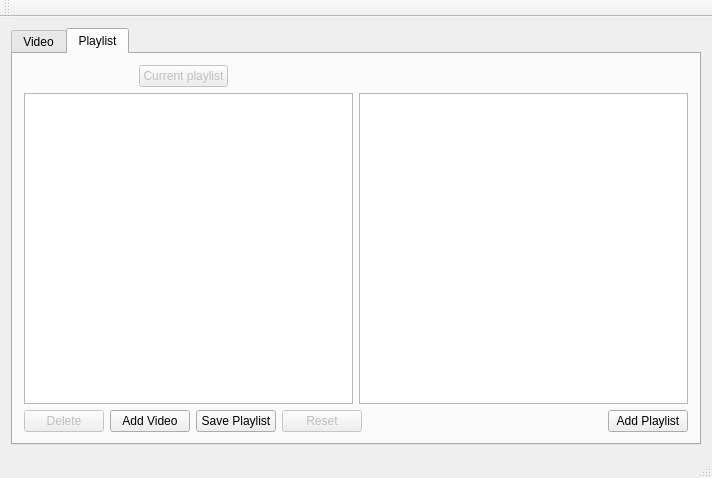
<?xml version="1.0" encoding="UTF-8"?>
<ui version="4.0">
 <class>PlayerView</class>
 <widget class="QMainWindow" name="PlayerView">
  <property name="geometry">
   <rect>
    <x>0</x>
    <y>0</y>
    <width>712</width>
    <height>478</height>
   </rect>
  </property>
  <property name="windowTitle">
   <string>PlayerView</string>
  </property>
  <widget class="QWidget" name="centralWidget">
   <layout class="QVBoxLayout" name="verticalLayout_2">
    <item>
     <widget class="QTabWidget" name="tabWidget">
      <property name="currentIndex">
       <number>1</number>
      </property>
      <widget class="QWidget" name="Video">
       <property name="palette">
        <palette>
         <active>
          <colorrole role="WindowText">
           <brush brushstyle="SolidPattern">
            <color alpha="255">
             <red>0</red>
             <green>0</green>
             <blue>0</blue>
            </color>
           </brush>
          </colorrole>
          <colorrole role="Button">
           <brush brushstyle="SolidPattern">
            <color alpha="255">
             <red>255</red>
             <green>255</green>
             <blue>255</blue>
            </color>
           </brush>
          </colorrole>
          <colorrole role="Light">
           <brush brushstyle="SolidPattern">
            <color alpha="255">
             <red>255</red>
             <green>255</green>
             <blue>255</blue>
            </color>
           </brush>
          </colorrole>
          <colorrole role="Midlight">
           <brush brushstyle="SolidPattern">
            <color alpha="255">
             <red>255</red>
             <green>255</green>
             <blue>255</blue>
            </color>
           </brush>
          </colorrole>
          <colorrole role="Dark">
           <brush brushstyle="SolidPattern">
            <color alpha="255">
             <red>127</red>
             <green>127</green>
             <blue>127</blue>
            </color>
           </brush>
          </colorrole>
          <colorrole role="Mid">
           <brush brushstyle="SolidPattern">
            <color alpha="255">
             <red>170</red>
             <green>170</green>
             <blue>170</blue>
            </color>
           </brush>
          </colorrole>
          <colorrole role="Text">
           <brush brushstyle="SolidPattern">
            <color alpha="255">
             <red>0</red>
             <green>0</green>
             <blue>0</blue>
            </color>
           </brush>
          </colorrole>
          <colorrole role="BrightText">
           <brush brushstyle="SolidPattern">
            <color alpha="255">
             <red>255</red>
             <green>255</green>
             <blue>255</blue>
            </color>
           </brush>
          </colorrole>
          <colorrole role="ButtonText">
           <brush brushstyle="SolidPattern">
            <color alpha="255">
             <red>0</red>
             <green>0</green>
             <blue>0</blue>
            </color>
           </brush>
          </colorrole>
          <colorrole role="Base">
           <brush brushstyle="SolidPattern">
            <color alpha="255">
             <red>255</red>
             <green>255</green>
             <blue>255</blue>
            </color>
           </brush>
          </colorrole>
          <colorrole role="Window">
           <brush brushstyle="SolidPattern">
            <color alpha="255">
             <red>255</red>
             <green>255</green>
             <blue>255</blue>
            </color>
           </brush>
          </colorrole>
          <colorrole role="Shadow">
           <brush brushstyle="SolidPattern">
            <color alpha="255">
             <red>0</red>
             <green>0</green>
             <blue>0</blue>
            </color>
           </brush>
          </colorrole>
          <colorrole role="AlternateBase">
           <brush brushstyle="SolidPattern">
            <color alpha="255">
             <red>255</red>
             <green>255</green>
             <blue>255</blue>
            </color>
           </brush>
          </colorrole>
          <colorrole role="ToolTipBase">
           <brush brushstyle="SolidPattern">
            <color alpha="255">
             <red>255</red>
             <green>255</green>
             <blue>220</blue>
            </color>
           </brush>
          </colorrole>
          <colorrole role="ToolTipText">
           <brush brushstyle="SolidPattern">
            <color alpha="255">
             <red>0</red>
             <green>0</green>
             <blue>0</blue>
            </color>
           </brush>
          </colorrole>
         </active>
         <inactive>
          <colorrole role="WindowText">
           <brush brushstyle="SolidPattern">
            <color alpha="255">
             <red>0</red>
             <green>0</green>
             <blue>0</blue>
            </color>
           </brush>
          </colorrole>
          <colorrole role="Button">
           <brush brushstyle="SolidPattern">
            <color alpha="255">
             <red>255</red>
             <green>255</green>
             <blue>255</blue>
            </color>
           </brush>
          </colorrole>
          <colorrole role="Light">
           <brush brushstyle="SolidPattern">
            <color alpha="255">
             <red>255</red>
             <green>255</green>
             <blue>255</blue>
            </color>
           </brush>
          </colorrole>
          <colorrole role="Midlight">
           <brush brushstyle="SolidPattern">
            <color alpha="255">
             <red>255</red>
             <green>255</green>
             <blue>255</blue>
            </color>
           </brush>
          </colorrole>
          <colorrole role="Dark">
           <brush brushstyle="SolidPattern">
            <color alpha="255">
             <red>127</red>
             <green>127</green>
             <blue>127</blue>
            </color>
           </brush>
          </colorrole>
          <colorrole role="Mid">
           <brush brushstyle="SolidPattern">
            <color alpha="255">
             <red>170</red>
             <green>170</green>
             <blue>170</blue>
            </color>
           </brush>
          </colorrole>
          <colorrole role="Text">
           <brush brushstyle="SolidPattern">
            <color alpha="255">
             <red>0</red>
             <green>0</green>
             <blue>0</blue>
            </color>
           </brush>
          </colorrole>
          <colorrole role="BrightText">
           <brush brushstyle="SolidPattern">
            <color alpha="255">
             <red>255</red>
             <green>255</green>
             <blue>255</blue>
            </color>
           </brush>
          </colorrole>
          <colorrole role="ButtonText">
           <brush brushstyle="SolidPattern">
            <color alpha="255">
             <red>0</red>
             <green>0</green>
             <blue>0</blue>
            </color>
           </brush>
          </colorrole>
          <colorrole role="Base">
           <brush brushstyle="SolidPattern">
            <color alpha="255">
             <red>255</red>
             <green>255</green>
             <blue>255</blue>
            </color>
           </brush>
          </colorrole>
          <colorrole role="Window">
           <brush brushstyle="SolidPattern">
            <color alpha="255">
             <red>255</red>
             <green>255</green>
             <blue>255</blue>
            </color>
           </brush>
          </colorrole>
          <colorrole role="Shadow">
           <brush brushstyle="SolidPattern">
            <color alpha="255">
             <red>0</red>
             <green>0</green>
             <blue>0</blue>
            </color>
           </brush>
          </colorrole>
          <colorrole role="AlternateBase">
           <brush brushstyle="SolidPattern">
            <color alpha="255">
             <red>255</red>
             <green>255</green>
             <blue>255</blue>
            </color>
           </brush>
          </colorrole>
          <colorrole role="ToolTipBase">
           <brush brushstyle="SolidPattern">
            <color alpha="255">
             <red>255</red>
             <green>255</green>
             <blue>220</blue>
            </color>
           </brush>
          </colorrole>
          <colorrole role="ToolTipText">
           <brush brushstyle="SolidPattern">
            <color alpha="255">
             <red>0</red>
             <green>0</green>
             <blue>0</blue>
            </color>
           </brush>
          </colorrole>
         </inactive>
         <disabled>
          <colorrole role="WindowText">
           <brush brushstyle="SolidPattern">
            <color alpha="255">
             <red>127</red>
             <green>127</green>
             <blue>127</blue>
            </color>
           </brush>
          </colorrole>
          <colorrole role="Button">
           <brush brushstyle="SolidPattern">
            <color alpha="255">
             <red>255</red>
             <green>255</green>
             <blue>255</blue>
            </color>
           </brush>
          </colorrole>
          <colorrole role="Light">
           <brush brushstyle="SolidPattern">
            <color alpha="255">
             <red>255</red>
             <green>255</green>
             <blue>255</blue>
            </color>
           </brush>
          </colorrole>
          <colorrole role="Midlight">
           <brush brushstyle="SolidPattern">
            <color alpha="255">
             <red>255</red>
             <green>255</green>
             <blue>255</blue>
            </color>
           </brush>
          </colorrole>
          <colorrole role="Dark">
           <brush brushstyle="SolidPattern">
            <color alpha="255">
             <red>127</red>
             <green>127</green>
             <blue>127</blue>
            </color>
           </brush>
          </colorrole>
          <colorrole role="Mid">
           <brush brushstyle="SolidPattern">
            <color alpha="255">
             <red>170</red>
             <green>170</green>
             <blue>170</blue>
            </color>
           </brush>
          </colorrole>
          <colorrole role="Text">
           <brush brushstyle="SolidPattern">
            <color alpha="255">
             <red>127</red>
             <green>127</green>
             <blue>127</blue>
            </color>
           </brush>
          </colorrole>
          <colorrole role="BrightText">
           <brush brushstyle="SolidPattern">
            <color alpha="255">
             <red>255</red>
             <green>255</green>
             <blue>255</blue>
            </color>
           </brush>
          </colorrole>
          <colorrole role="ButtonText">
           <brush brushstyle="SolidPattern">
            <color alpha="255">
             <red>127</red>
             <green>127</green>
             <blue>127</blue>
            </color>
           </brush>
          </colorrole>
          <colorrole role="Base">
           <brush brushstyle="SolidPattern">
            <color alpha="255">
             <red>255</red>
             <green>255</green>
             <blue>255</blue>
            </color>
           </brush>
          </colorrole>
          <colorrole role="Window">
           <brush brushstyle="SolidPattern">
            <color alpha="255">
             <red>255</red>
             <green>255</green>
             <blue>255</blue>
            </color>
           </brush>
          </colorrole>
          <colorrole role="Shadow">
           <brush brushstyle="SolidPattern">
            <color alpha="255">
             <red>0</red>
             <green>0</green>
             <blue>0</blue>
            </color>
           </brush>
          </colorrole>
          <colorrole role="AlternateBase">
           <brush brushstyle="SolidPattern">
            <color alpha="255">
             <red>255</red>
             <green>255</green>
             <blue>255</blue>
            </color>
           </brush>
          </colorrole>
          <colorrole role="ToolTipBase">
           <brush brushstyle="SolidPattern">
            <color alpha="255">
             <red>255</red>
             <green>255</green>
             <blue>220</blue>
            </color>
           </brush>
          </colorrole>
          <colorrole role="ToolTipText">
           <brush brushstyle="SolidPattern">
            <color alpha="255">
             <red>0</red>
             <green>0</green>
             <blue>0</blue>
            </color>
           </brush>
          </colorrole>
         </disabled>
        </palette>
       </property>
       <attribute name="title">
        <string>Video</string>
       </attribute>
       <layout class="QVBoxLayout" name="verticalLayout_6">
        <item>
         <layout class="QGridLayout" name="gridLayout">
          <property name="topMargin">
           <number>0</number>
          </property>
          <item row="0" column="0">
           <widget class="QLabel" name="NowLabel">
            <property name="text">
             <string>Now:</string>
            </property>
           </widget>
          </item>
          <item row="0" column="1">
           <widget class="QLineEdit" name="NowLine">
            <property name="readOnly">
             <bool>true</bool>
            </property>
           </widget>
          </item>
          <item row="0" column="3">
           <spacer name="horizontalSpacer">
            <property name="orientation">
             <enum>Qt::Horizontal</enum>
            </property>
            <property name="sizeHint" stdset="0">
             <size>
              <width>40</width>
              <height>20</height>
             </size>
            </property>
           </spacer>
          </item>
          <item row="0" column="2">
           <widget class="QPushButton" name="OpenVideo">
            <property name="text">
             <string>Open Video</string>
            </property>
           </widget>
          </item>
         </layout>
        </item>
        <item>
         <layout class="QVBoxLayout" name="verticalLayout_4">
          <item>
           <layout class="QHBoxLayout" name="horizontalLayout_4">
            <item>
             <widget class="QWidget" name="Frame" native="true">
              <property name="sizePolicy">
               <sizepolicy hsizetype="Expanding" vsizetype="Expanding">
                <horstretch>0</horstretch>
                <verstretch>0</verstretch>
               </sizepolicy>
              </property>
             </widget>
            </item>
           </layout>
          </item>
          <item>
           <layout class="QHBoxLayout" name="horizontalLayout_3">
            <item>
             <widget class="QLabel" name="PositionLabel">
              <property name="text">
               <string>00:00:00</string>
              </property>
             </widget>
            </item>
            <item>
             <widget class="QSlider" name="DurationSlider">
              <property name="orientation">
               <enum>Qt::Horizontal</enum>
              </property>
             </widget>
            </item>
            <item>
             <widget class="QLabel" name="DurationLabel">
              <property name="sizePolicy">
               <sizepolicy hsizetype="Preferred" vsizetype="Preferred">
                <horstretch>0</horstretch>
                <verstretch>0</verstretch>
               </sizepolicy>
              </property>
              <property name="text">
               <string>00:00:00</string>
              </property>
             </widget>
            </item>
           </layout>
          </item>
          <item>
           <layout class="QHBoxLayout" name="horizontalLayout_2">
            <property name="topMargin">
             <number>0</number>
            </property>
            <item>
             <spacer name="horizontalSpacer_2">
              <property name="orientation">
               <enum>Qt::Horizontal</enum>
              </property>
              <property name="sizeHint" stdset="0">
               <size>
                <width>40</width>
                <height>20</height>
               </size>
              </property>
             </spacer>
            </item>
            <item>
             <widget class="QLabel" name="VolumeLabel">
              <property name="text">
               <string>Volume</string>
              </property>
             </widget>
            </item>
            <item>
             <widget class="QPushButton" name="Mute">
              <property name="text">
               <string/>
              </property>
              <property name="checkable">
               <bool>true</bool>
              </property>
             </widget>
            </item>
            <item>
             <widget class="QSlider" name="Volume">
              <property name="orientation">
               <enum>Qt::Horizontal</enum>
              </property>
             </widget>
            </item>
            <item>
             <widget class="QLabel" name="VolumeValue">
              <property name="sizePolicy">
               <sizepolicy hsizetype="Expanding" vsizetype="Fixed">
                <horstretch>0</horstretch>
                <verstretch>0</verstretch>
               </sizepolicy>
              </property>
              <property name="minimumSize">
               <size>
                <width>0</width>
                <height>0</height>
               </size>
              </property>
              <property name="text">
               <string>50%</string>
              </property>
             </widget>
            </item>
            <item>
             <widget class="QPushButton" name="PrevButton">
              <property name="text">
               <string/>
              </property>
             </widget>
            </item>
            <item>
             <widget class="QPushButton" name="NextButton">
              <property name="text">
               <string/>
              </property>
             </widget>
            </item>
            <item>
             <widget class="QPushButton" name="Stop">
              <property name="text">
               <string>Stop</string>
              </property>
             </widget>
            </item>
            <item>
             <widget class="QPushButton" name="Play">
              <property name="text">
               <string>Play</string>
              </property>
             </widget>
            </item>
            <item>
             <widget class="QPushButton" name="Pause">
              <property name="text">
               <string>Pause</string>
              </property>
             </widget>
            </item>
           </layout>
          </item>
         </layout>
        </item>
       </layout>
      </widget>
      <widget class="QWidget" name="Playlist">
       <attribute name="title">
        <string>Playlist</string>
       </attribute>
       <layout class="QVBoxLayout" name="verticalLayout">
        <item>
         <layout class="QHBoxLayout" name="horizontalLayout_7">
          <property name="topMargin">
           <number>0</number>
          </property>
          <item>
           <spacer name="horizontalSpacer_5">
            <property name="orientation">
             <enum>Qt::Horizontal</enum>
            </property>
            <property name="sizeType">
             <enum>QSizePolicy::Expanding</enum>
            </property>
            <property name="sizeHint" stdset="0">
             <size>
              <width>20</width>
              <height>10</height>
             </size>
            </property>
           </spacer>
          </item>
          <item>
           <widget class="QPushButton" name="GotocurrentplButton">
            <property name="enabled">
             <bool>false</bool>
            </property>
            <property name="sizePolicy">
             <sizepolicy hsizetype="Preferred" vsizetype="Fixed">
              <horstretch>0</horstretch>
              <verstretch>0</verstretch>
             </sizepolicy>
            </property>
            <property name="text">
             <string>Current playlist</string>
            </property>
           </widget>
          </item>
          <item>
           <spacer name="horizontalSpacer_4">
            <property name="orientation">
             <enum>Qt::Horizontal</enum>
            </property>
            <property name="sizeType">
             <enum>QSizePolicy::Preferred</enum>
            </property>
            <property name="sizeHint" stdset="0">
             <size>
              <width>460</width>
              <height>10</height>
             </size>
            </property>
           </spacer>
          </item>
         </layout>
        </item>
        <item>
         <layout class="QHBoxLayout" name="horizontalLayout">
          <property name="rightMargin">
           <number>0</number>
          </property>
          <item>
           <widget class="QListWidget" name="PlaylistWidget">
            <property name="sizePolicy">
             <sizepolicy hsizetype="Preferred" vsizetype="Expanding">
              <horstretch>0</horstretch>
              <verstretch>0</verstretch>
             </sizepolicy>
            </property>
           </widget>
          </item>
          <item>
           <widget class="QListWidget" name="PlaylistContainer">
            <property name="sizePolicy">
             <sizepolicy hsizetype="Preferred" vsizetype="Expanding">
              <horstretch>0</horstretch>
              <verstretch>0</verstretch>
             </sizepolicy>
            </property>
           </widget>
          </item>
         </layout>
        </item>
        <item>
         <layout class="QHBoxLayout" name="horizontalLayout_8">
          <item>
           <widget class="QPushButton" name="Delete">
            <property name="enabled">
             <bool>false</bool>
            </property>
            <property name="text">
             <string>Delete</string>
            </property>
           </widget>
          </item>
          <item>
           <widget class="QPushButton" name="AddVideo">
            <property name="text">
             <string>Add Video</string>
            </property>
           </widget>
          </item>
          <item>
           <widget class="QPushButton" name="SavePlaylistButton">
            <property name="text">
             <string>Save Playlist</string>
            </property>
           </widget>
          </item>
          <item>
           <widget class="QPushButton" name="Reset">
            <property name="enabled">
             <bool>false</bool>
            </property>
            <property name="text">
             <string>Reset</string>
            </property>
           </widget>
          </item>
          <item>
           <spacer name="horizontalSpacer_3">
            <property name="orientation">
             <enum>Qt::Horizontal</enum>
            </property>
            <property name="sizeType">
             <enum>QSizePolicy::Preferred</enum>
            </property>
            <property name="sizeHint" stdset="0">
             <size>
              <width>250</width>
              <height>20</height>
             </size>
            </property>
           </spacer>
          </item>
          <item>
           <widget class="QPushButton" name="AddPlaylistButton">
            <property name="text">
             <string>Add Playlist</string>
            </property>
           </widget>
          </item>
         </layout>
        </item>
       </layout>
      </widget>
     </widget>
    </item>
   </layout>
  </widget>
  <widget class="QMenuBar" name="menuBar">
   <property name="geometry">
    <rect>
     <x>0</x>
     <y>0</y>
     <width>712</width>
     <height>21</height>
    </rect>
   </property>
  </widget>
  <widget class="QToolBar" name="mainToolBar">
   <attribute name="toolBarArea">
    <enum>TopToolBarArea</enum>
   </attribute>
   <attribute name="toolBarBreak">
    <bool>false</bool>
   </attribute>
  </widget>
  <widget class="QStatusBar" name="statusBar"/>
 </widget>
 <layoutdefault spacing="6" margin="11"/>
 <resources/>
 <connections/>
</ui>
